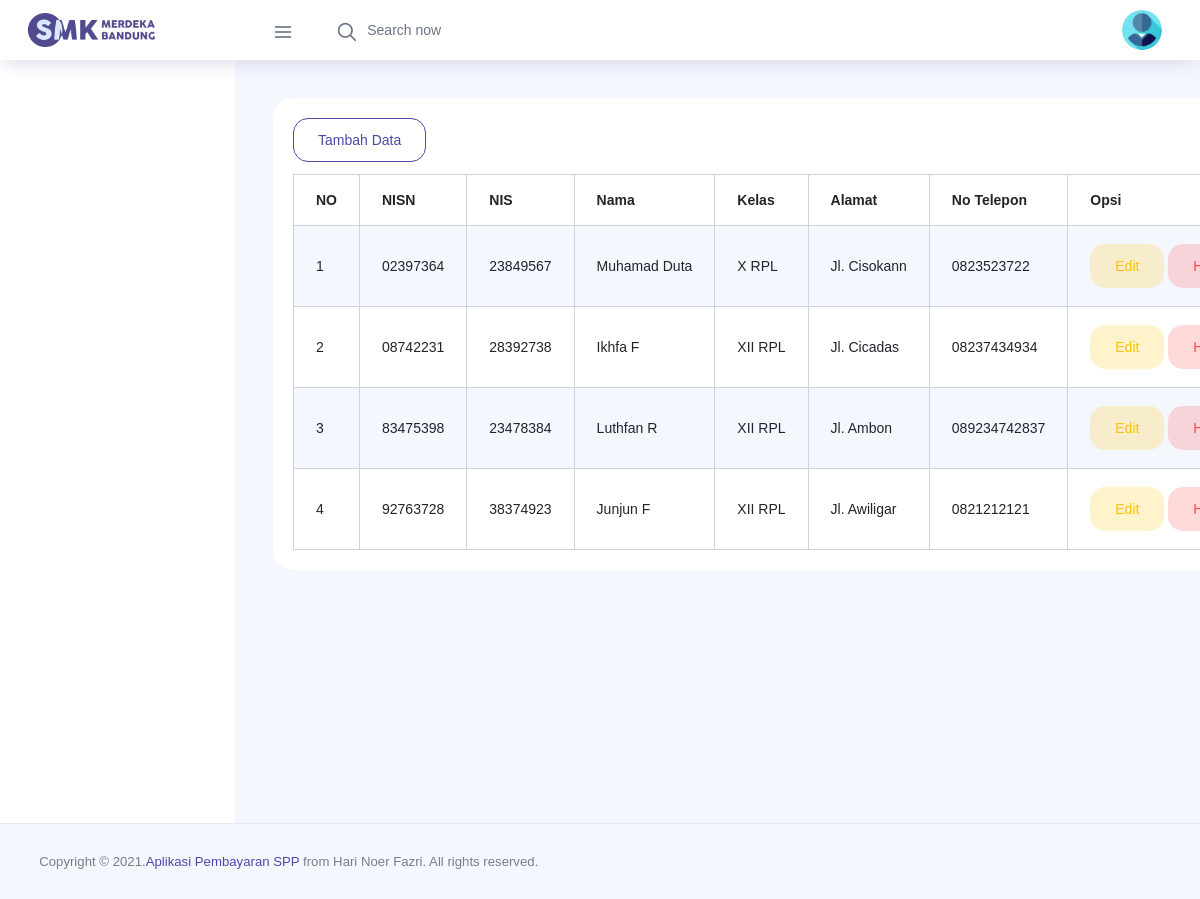
/index.php/datasiswa, run on the app's committed database.
### tables this page shows
CREATE TABLE `siswa` (
  `nisn` varchar(10) NOT NULL,
  `nis` varchar(8) NOT NULL,
  `nama` varchar(35) NOT NULL,
  `username` varchar(35) NOT NULL,
  `password` varchar(40) NOT NULL,
  `id_kelas` int(11) NOT NULL,
  `id_petugas` int(11) NOT NULL,
  `alamat` text NOT NULL,
  `no_telp` varchar(13) NOT NULL,
  `id_spp` int(11) NOT NULL
);

CREATE TABLE `kelas` (
  `id_kelas` int(11) NOT NULL,
  `nama_kelas` varchar(10) NOT NULL,
  `kompetensi_keahlian` varchar(50) NOT NULL
);

### application/controllers/DataSiswa.php (called while the page is built, shortened)
<?php
class DataSiswa extends CI_Controller {
	public function index()
	{
		$data['title'] = 'Data Siswa';
		$data['data_siswa'] = $this->M_siswa->get_data()->result();
		$this->load->view('layouts/header', $data);
		$this->load->view('layouts/sidebar');
		$this->load->view('admin/data_siswa/data_siswa',$data);
		$this->load->view('layouts/footer');
	}
}

### index.php (called while the page is built, shortened)
<?php
require_once BASEPATH.'core/CodeIgniter.php';

### application/models/M_siswa.php (called while the page is built, shortened)
<?php
class M_siswa extends CI_Model {
	public function get_data()
	{
		$this->db->join('kelas', 'kelas.id_kelas = siswa.id_kelas', 'left');
		return $this->db->get('siswa');
	}
}

### application/views/admin/data_siswa/data_siswa.php (the view, shortened to what this page needs)
<div class="content-wrapper">
  <section class="content">
    <div class="row">
      <div class="col-12">
        <div class="card">
          <div class="card-body">
            <a href="<?php echo base_url('tambah-siswa') ?>" class="btn btn-outline-primary btn-fw" style="margin-bottom: 12px;">Tambah Data</a>
            <br />
            <div class="table-responsive">
              <table id="example1" class="table table-bordered table-striped">
                <thead>
                  <tr>
                    <th>NO</th>
                    <th>NISN</th>
                    <th>NIS</th>
                    <th>Nama</th>
                    <th>Kelas</th>
                    <th>Alamat</th>
                    <th>No Telepon</th>
                    <th>Opsi</th>
                  </tr>
                </thead>
                <tbody>
                  <?php $no = 1;
                  foreach ($data_siswa as $siswa) { ?>
                    <tr>
                      <td><?php echo $no++ ?></td>
                      <td><?php echo $siswa->nisn ?></td>
                      <td><?php echo $siswa->nis ?></td>
                      <td><?php echo $siswa->nama ?></td>
                      <td><?php echo $siswa->nama_kelas ?></td>
                      <td><?php echo $siswa->alamat ?></td>
                      <td><?php echo $siswa->no_telp ?></td>
                      <td>
                        <a href="<?php echo base_url('edit-siswa/' . $siswa->nisn) ?>" class="btn btn-inverse-warning btn-fw">Edit</a>
                        <a onclick="return confirm('Anda yakin akan menghapus?')" href="<?php echo base_url('hapus-siswa/' . $siswa->nisn) ?>" class="btn btn-inverse-danger btn-fw">Hapus</a>
                      </td>
                    </tr>
                  <?php } ?>
                </tbody>
              </table>
            </div>
          </div>
        </div>
      </div>
    </div>
  </section>
</div>
</div>

### application/views/layouts/header.php (shortened to what this page needs)
<!DOCTYPE html>
<html>
<head>
	<link rel="stylesheet" href="<?= base_url('asset/template2/') ?>vendors/mdi/css/materialdesignicons.min.css">
	<link rel="stylesheet" href="<?= base_url('asset/template2/') ?>vendors/feather/feather.css">
	<link rel="stylesheet" href="<?= base_url('asset/template2/') ?>vendors/ti-icons/css/themify-icons.css">
	<link rel="stylesheet" href="<?= base_url('asset/template2/') ?>vendors/css/vendor.bundle.base.css">
	<link rel="stylesheet" href="<?= base_url('asset/template2/') ?>vendors/datatables.net-bs4/dataTables.bootstrap4.css">
	<link rel="stylesheet" href="<?= base_url('asset/template2/') ?>vendors/ti-icons/css/themify-icons.css">
	<link rel="stylesheet" type="text/css" href="<?= base_url('asset/template2/') ?>js/select.dataTables.min.css">
	<link rel="stylesheet" href="<?= base_url('asset/template2/') ?>css/vertical-layout-light/style.css">
</head>
<body>
	<div class="container-scroller">
		<div class="container-fluid page-body-wrapper">
			<nav class="navbar col-lg-12 col-12 p-0 fixed-top d-flex flex-row">
				<div class="text-center navbar-brand-wrapper d-flex align-items-center justify-content-center">
					<a class="navbar-brand brand-logo mr-5" href="#"><img src="<?= base_url('asset/template2/') ?>images/logo.png" alt="logo" /></a>
				</div>
				<div class="navbar-menu-wrapper d-flex align-items-center justify-content-end">
					<button class="navbar-toggler navbar-toggler align-self-center" type="button" data-toggle="minimize">
						<span class="icon-menu"></span>
					</button>
					<ul class="navbar-nav mr-lg-2">
						<li class="nav-item nav-search d-none d-lg-block">
							<div class="input-group">
								<div class="input-group-prepend hover-cursor" id="navbar-search-icon">
									<span class="input-group-text" id="search">
										<i class="icon-search"></i>
									</span>
								</div>
								<input type="text" class="form-control" id="navbar-search-input" placeholder="Search now" aria-label="search" aria-describedby="search">
							</div>
						</li>
					</ul>
					<ul class="navbar-nav navbar-nav-right">
						<li class="nav-item nav-profile dropdown">
							<a class="nav-link dropdown-toggle" href="#" data-toggle="dropdown" id="profileDropdown">
								<img src="<?= base_url('asset/template2/') ?>images/images.png" alt="profile" />
							</a>
						</li>
					</ul>
				</div>
			</nav>

### application/views/layouts/sidebar.php (shortened to what this page needs)
<div class="sidebar">
	<nav class="sidebar sidebar-offcanvas">
	</nav>
</div>

### application/views/layouts/footer.php (shortened to what this page needs)
<footer class="footer">
	<div class="d-sm-flex justify-content-center justify-content-sm-between">
		<span class="text-muted text-center text-sm-left d-block d-sm-inline-block">Copyright © 2021.<a href="http://localhost/spp_harinoer/" target="_blank">Aplikasi Pembayaran SPP</a> from Hari Noer Fazri. All rights reserved.</span>
	</div>
</footer>
</div>
</body>
</html>

### data on the page
siswa: nisn "02397364", nis "23849567", nama "Muhamad Duta", id_kelas.nama_kelas "X RPL", alamat "Jl. Cisokann", no_telp "0823523722"
siswa: nisn "08742231", nis "28392738", nama "Ikhfa F", id_kelas.nama_kelas "XII RPL", alamat "Jl. Cicadas", no_telp "08237434934"
siswa: nisn "83475398", nis "23478384", nama "Luthfan R", id_kelas.nama_kelas "XII RPL", alamat "Jl. Ambon", no_telp "089234742837"
siswa: nisn "92763728", nis "38374923", nama "Junjun F", id_kelas.nama_kelas "XII RPL", alamat "Jl. Awiligar", no_telp "0821212121"
